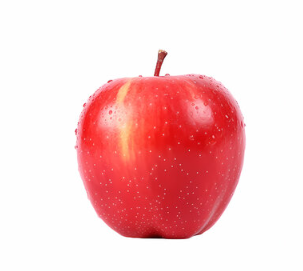
#> input picture images/apple/image0.bmp, 303 x 271 px; its folder holds only this picture in this run
$ jupyter execute --allow-errors Main_FruitClassification.ipynb
#> lines starting #> are read from the running program, lines starting #| are printed output that depends on the picture; after the words box and inside, x2 and y2 are one past the last pixel; in counts of white or black regions, pixels touching at a corner belong together
[cell 1]
import matplotlib.pyplot as plt
import numpy as np
import pandas as pd
import os   # Thêm thư viện os để duyệt thư mục

# -----------------------------------------------------------
def resize_nearest(img, new_h, new_w):
    old_h, old_w = img.shape[:2]
    row_idx = (np.linspace(0, old_h - 1, new_h)).astype(int)
    col_idx = (np.linspace(0, old_w - 1, new_w)).astype(int)
    grid_y, grid_x = np.meshgrid(row_idx, col_idx, indexing='ij')
    return img[grid_y, grid_x]

# -----------------------------------------------------------
def compute_Roundness(mask):
    area = np.sum(mask)
    padded = np.pad(mask, pad_width=1, mode='constant', constant_values=0)
    perimeter_mask = (
        mask &
        (
            (~padded[:-2, 1:-1]) |
            (~padded[2:, 1:-1])  |
            (~padded[1:-1, :-2]) |
            (~padded[1:-1, 2:])
        )
    )
    perimeter = np.sum(perimeter_mask)
    if perimeter > 0:
        roundness = 4 * np.pi * area / (perimeter ** 2)
    else:
        roundness = 0
    return roundness

# ---------------------------------------------------------------------------------------------
def compute_Elongation(mask):
    ys, xs = np.where(mask)
    coords = np.column_stack((xs, ys))
    cov = np.cov(coords, rowvar=False)
    eigvals = np.linalg.eigvalsh(cov)
    if eigvals[0] > 0:
        elongation = np.sqrt(eigvals[1]) / np.sqrt(eigvals[0])
    else:
        elongation = np.inf
    return elongation

# ---------------------------------------------------------------------------------------------
def FeatureExtraction(img_raw):
    if img_raw.dtype != np.uint8:
        img_raw = (img_raw * 255).astype(np.uint8)
    if img_raw.shape[2] == 4:
        img_raw = img_raw[:, :, :3]
    img = resize_nearest(img_raw, 200, 200)
    gray = np.dot(img[..., :3], [0.2989, 0.5870, 0.1140]).astype(np.uint8)

    hist, _ = np.histogram(gray.ravel(), bins=256, range=(0, 256))
    total = gray.size
    current_max, threshold = 0, 0
    sum_total = np.dot(np.arange(256), hist)
    sum_background, weight_background = 0.0, 0.0

    for i in range(256):
        weight_background += hist[i]
        if weight_background == 0:
            continue
        weight_foreground = total - weight_background
        if weight_foreground == 0:
            break
        sum_background += i * hist[i]
        mean_background = sum_background / weight_background
        mean_foreground = (sum_total - sum_background) / weight_foreground
        between_var = (weight_background * weight_foreground *
                       (mean_background - mean_foreground) ** 2)
        if between_var > current_max:
            current_max = between_var
            threshold = i

    mask = gray < threshold
    roundness = compute_Roundness(mask)
    elongation = compute_Elongation(mask)

    object_pixels = img[mask]
    if object_pixels.size > 0:
        avg_r, avg_g, avg_b = object_pixels.mean(axis=0)
    else:
        avg_r, avg_g, avg_b = -1, -1, -1

    featureVector = np.array([roundness, elongation, avg_r, avg_g, avg_b])
    return featureVector

# ---------------------------------------------------------------------------------------------
def CreateDataset(ImgeNum=5):
#> called with ImgeNum = 5
    class_folders = ['apple', 'banana', 'orange']
    dataset = []
    for class_name in class_folders:
        for i in range(ImgeNum):
            img_path = 'images/' + class_name + '/image' + str(i) + '.bmp'
            try:
                img_raw = plt.imread(img_path)
#> img_raw is the input picture: shape (271, 303, 3); mean R, G, B 246.1, 201.9, 202.8
                feature_vec = FeatureExtraction(img_raw)
#> in resize_nearest, `return img[grid_y, grid_x]`:
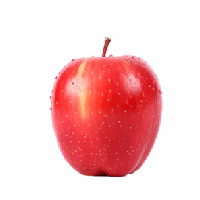
#> returned value: shape (200, 200, 3); mean of channels 0, 1, 2 246.1, 202, 203; drawn as R, G, B
#> in FeatureExtraction, `gray = np.dot(img[..., :3], [0.2989, 0.5870, 0.1140]).astype(np.uint8)`:
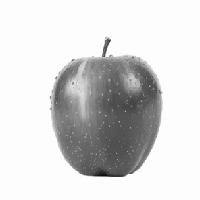
#> gray: shape (200, 200); min 14, max 254, mean 214.5
#> in FeatureExtraction, `hist, _ = np.histogram(gray.ravel(), bins=256, range=(0, 256))`: hist = 256 values, max 27637 at index 253, min 0 at index 0, mean 156.2
#> in FeatureExtraction, `sum_total = np.dot(np.arange(256), hist)`: sum_total = 8578564
#> the loop in FeatureExtraction, `for i in range(256):` made 255 passes
#> (weight_background, weight_foreground, sum_background, mean_background, mean_foreground, current_max) on passes 15, 16, 18, 19, 22, 23, 24, 25, 28, 29, 30, 35: (2, 39998, 28, 14, 214.5, 3.22e+09), (5, 39995, 73, 14.6, 214.5, 7.99e+09), (6, 39994, 90, 15, 214.5, 9.55e+09), (7, 39993, 108, 15.43, 214.5, 1.11e+10), (9, 39991, 150, 16.67, 214.5, 1.41e+10), (10, 39990, 172, 17.2, 214.5, 1.56e+10), (11, 39989, 195, 17.73, 214.5, 1.7e+10), (13, 39987, 243, 18.69, 214.5, 1.99e+10), (15, 39985, 297, 19.8, 214.5, 2.27e+10), (16, 39984, 325, 20.31, 214.5, 2.41e+10), (18, 39982, 383, 21.28, 214.6, 2.69e+10), (21, 39979, 485, 23.1, 214.6, 3.08e+10)
#> weight_background on passes 1 to 6: 0, 0, 0, 0, 0, 0
#> after the loop in FeatureExtraction, `for i in range(256):`: current_max = 6.01e+12; sum_background = 8527256; threshold = 181; weight_background = 40000
#> in FeatureExtraction, `mask = gray < threshold`:
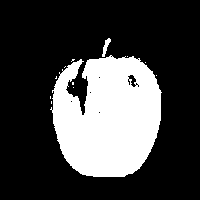
#> mask: shape (200, 200) bool; 26.3% white; 12 white regions (10 under 20 px), largest, box (x1, y1, x2, y2) and area: (50, 55, 162, 177) 10424, (102, 38, 111, 57) 73
#> in compute_Roundness, `area = np.sum(mask)`: area = 10525
#> in compute_Roundness, `padded = np.pad(mask, pad_width=1, mode='constant', constant_values=0)`:
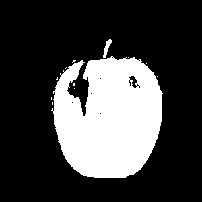
#> padded: shape (202, 202) bool; 25.8% white; 12 white regions (10 under 20 px), largest, box (x1, y1, x2, y2) and area: (51, 56, 163, 178) 10424, (103, 39, 112, 58) 73
#> in compute_Roundness, `perimeter_mask = ( mask & ( (~padded[:-2, 1:-1]) | (~padded[2:, 1:-1])..`:
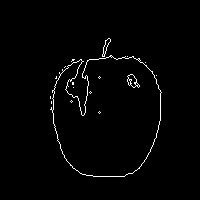
#> perimeter_mask: shape (200, 200) bool; 1.6% white in thin lines or dots, all inside (x1, y1, x2, y2) = (50, 38, 162, 177)
#> in compute_Roundness, `perimeter = np.sum(perimeter_mask)`: perimeter = 636
#> in compute_Roundness, `roundness = 4 * np.pi * area / (perimeter ** 2)`: roundness = 0.327
#> in compute_Elongation, `ys, xs = np.where(mask)`: ys = 10525 values from 38 to 176; xs = 10525 values, max 161 at index 2822, min 50 at index 3099, mean 107.4
#> in compute_Elongation, `coords = np.column_stack((xs, ys))`: coords = 10525 pairs, first value 50 to 161, second value 38 to 176
#> in compute_Elongation, `cov = np.cov(coords, rowvar=False)`: cov = [[780.3, -48.54], [-48.54, 1020.1]]
#> in compute_Elongation, `eigvals = np.linalg.eigvalsh(cov)`: eigvals = [770.9, 1029.6]
#> in compute_Elongation, `elongation = np.sqrt(eigvals[1]) / np.sqrt(eigvals[0])`: elongation = 1.16
#> in FeatureExtraction, `avg_r, avg_g, avg_b = object_pixels.mean(axis=0)`: avg_r = 224.8; avg_g = 63.79; avg_b = 68.3
#> in FeatureExtraction, `featureVector = np.array([roundness, elongation, avg_r, avg_g, avg_b])`: featureVector = [0.327, 1.16, 224.8, 63.79, 68.3]
#> feature_vec = [0.327, 1.16, 224.8, 63.79, 68.3]
                row = feature_vec.tolist() + [class_name]
#> row = [0.327, 1.16, 224.8, 63.79, 68.3, 'apple']
                dataset.append(row)
                print(f"Processed {img_path}")
            except Exception as e:
                print(f"Failed {img_path}: {e}")
    columns = ['Roundness', 'Elongation', 'Avg_R', 'Avg_G', 'Avg_B', 'Label']
    df = pd.DataFrame(dataset, columns=columns)
    df.to_csv('fruit_feature_dataset.csv', index=False)
    print("Exported to fruit_feature_dataset.csv")

# ------------------------------------------------------------------------
def normal_pdf(x, mu, sigma):
    return (1 / (sigma * np.sqrt(2 * np.pi))) * \
           np.exp(-((x - mu) ** 2) / (2 * sigma ** 2))

class NaiveBayesClassifier:
    def __init__(self, _DataLoc, _ClassName):
        self.DataLoc = _DataLoc
        self.ClassName = _ClassName

    def compute_posterior_probability(self, queried_x):
        df = pd.read_csv(self.DataLoc)
        X = df.iloc[:, :-1].to_numpy(dtype=float)
        y = df.iloc[:, -1].to_numpy(str)
        N = y.size
        class_labels = np.unique(y)
        posterior_probs = []
        for c in class_labels:
            P_c = np.sum(y == c) / N
            indices = np.where(y == c)[0]
            likelihood = 1.0
            for i in range(len(queried_x)):
                mu = np.mean(X[indices, i])
                sigma = np.std(X[indices, i])
                sigma = sigma if sigma > 0 else 1e-6
                prob = normal_pdf(queried_x[i], mu, sigma)
                likelihood *= prob
            posterior_probs.append(P_c * likelihood)
        posterior_probs = np.array(posterior_probs)
        total = np.sum(posterior_probs)
        if total == 0:
            posterior_probs = np.zeros_like(posterior_probs)
        else:
            posterior_probs = posterior_probs / total
        return posterior_probs

# ============================
# PHẦN THỰC THI CHÍNH (ĐÃ SỬA)
# ============================

CreateDataset(ImgeNum=5)

# === THAY ĐỔI: Tự động duyệt tất cả ảnh test ===
test_folder = 'images/Test_Images_FruitClassification/'
#> (the rest of this cell did not finish here and is left out)
